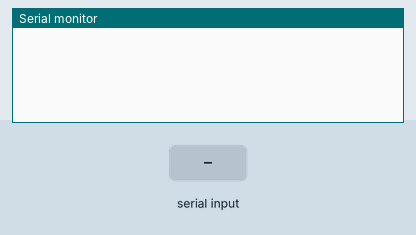
Bench run of a sketch on a simulated Arduino Uno, built with avr-gcc and run on an emulated ATmega328P. Shown: the last lines printed to the serial monitor. The test bench sets the inputs (shaded band).

Above: at 1.2 s.
1.3 s: "90,45\n" received over Serial
At 1.9 s:
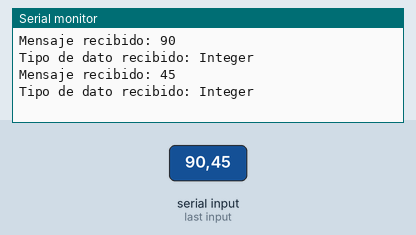
2.8 s: "30,150\n" received over Serial
At 4.9 s:
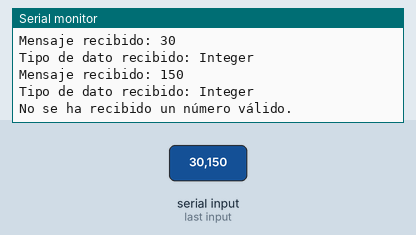
Timing chart, 0 to 6.4 s (numbered marks = the images above; inputs shaded):
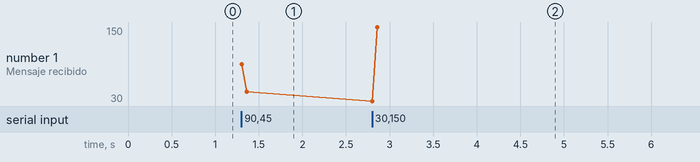

Measured:
- after the input at 1.3 s, the serial monitor: prints a new line at once (image 1)
- after the input at 2.8 s, the serial monitor: prints a new line at once (image 2)
- plotted number 1: 45 → 150 after the input at 2.8 s

The sketch:

arduino-serialport.ino
```cpp
void setup() {
  Serial.begin(9600); // Iniciar comunicación serial a 9600 baudios
}

void loop() {
  if (Serial.available() > 0) { // Si hay datos disponibles en el puerto serial
    int dato = Serial.parseInt(); // Leer el número enviado desde el puerto serial

    if (dato != 0) { // Si se ha recibido un número válido
      Serial.print("Mensaje recibido: ");
      Serial.println(dato); // Imprimir el número recibido
      Serial.println("Tipo de dato recibido: Integer"); // Imprimir el tipo de dato recibido
    } else {
      Serial.println("No se ha recibido un número válido."); // Imprimir si no se ha recibido un número válido
    }
  }
}
```
